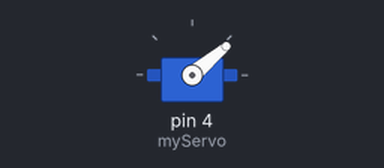
Recording of a sketch running on a simulated Arduino Uno, built with avr-gcc and run on an emulated ATmega328P. On the bench: servo.

Above: at 0.05 s.
At 0.7 s:
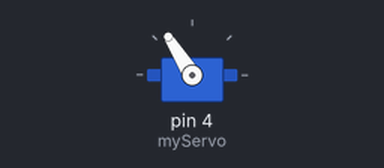
At 1.4 s:
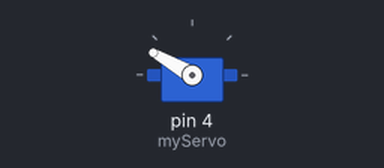
At 2.8 s:
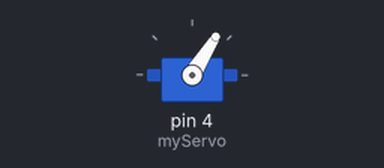
Timing chart, 0 to 5.3 s (numbered marks = the images above):
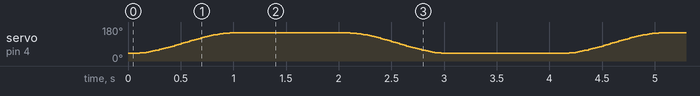

The sketch:

tuberocker.ino
```cpp
#include <Servo.h>
#include <math.h>  // For using sine function

Servo myServo;  // Create a Servo object
int startPos = 40;   // Starting position
int endPos = 150;    // Ending position
int waitTime = 1000; // Wait time in milliseconds
int delayTime = 10;  // Time between position updates
int totalSteps = 100; // Number of steps for easing

void setup() {
  myServo.attach(4);  // Attach the servo to pin 4
  myServo.write(startPos); // Initialize the servo position
}

void smoothMove(int start, int end, int steps) {
  for (int i = 0; i <= steps; i++) {
    // Apply sine easing function
    float easedPos = start + (end - start) * (1 - cos(i * PI / steps)) / 2;
    myServo.write(easedPos);
    delay(delayTime);  // Small delay for each step
  }
}

void loop() {
  // Move from startPos to endPos using the easing function
  smoothMove(startPos, endPos, totalSteps);

  delay(waitTime);  // Wait at the end position

  // Move from endPos back to startPos using the easing function
  smoothMove(endPos, startPos, totalSteps);

  delay(waitTime);  // Wait at the start position
}
```
